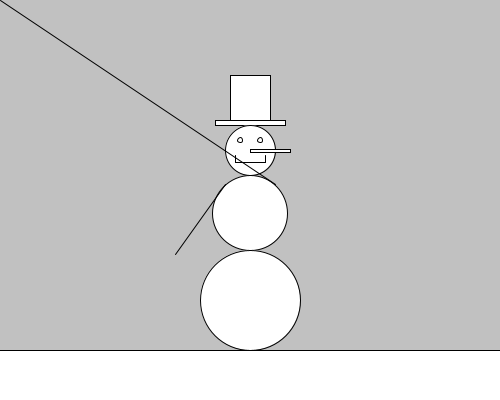
Frame 1 (no input)
Frame 60 (the mouse pressed at the canvas centre just before this capture): identical to frame 1, image omitted
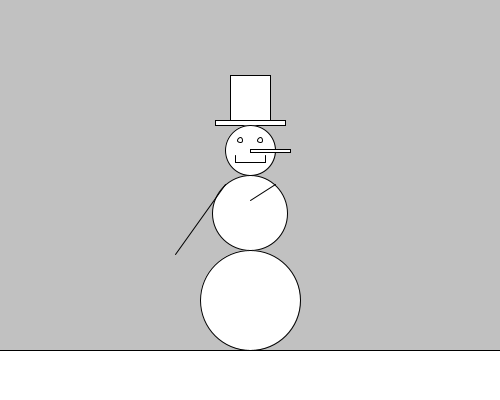
Frame 120 (the mouse held since frame 60 and released just before this capture)

The Processing sketch that drew these frames (run headless with seeded random() and noise(); from frame 60 on, the mouse is pressed at the canvas centre):

// Processing sketch: interactiveSnowmanWave
// ── interactiveSnowmanWave.pde
void setup() {
  size(500, 400);
}

void draw() {
  background(193);
  //draw snowman except his left arm
  rect(215, 120, 70, 5);          // hat brim
  rect(230, 75, 40, 45);          // hat body
  ellipse(250, 150, 50, 50);      // head
  ellipse(240, 140, 5, 5);        // his right eye
  ellipse(260, 140, 5, 5);        // his left eye
  rect(250, 149, 40, 3);          // nose
  line(235, 155, 235, 162);       // his right vertical mouth line
  line(235, 162, 265, 162);       // horizontal mouth line
  line(265, 155, 265, 162);       // his left vertical mouth line
  ellipse(250, 213, 75, 75);      // torso
  line(225, 184, 175, 254);       // his right arm
  ellipse(250, 300, 100, 100);    // bottom
  rect(-1, 350, 502, 50);         // ground
  
  line(275, 184, mouseX, mouseY); // his left arm
}
